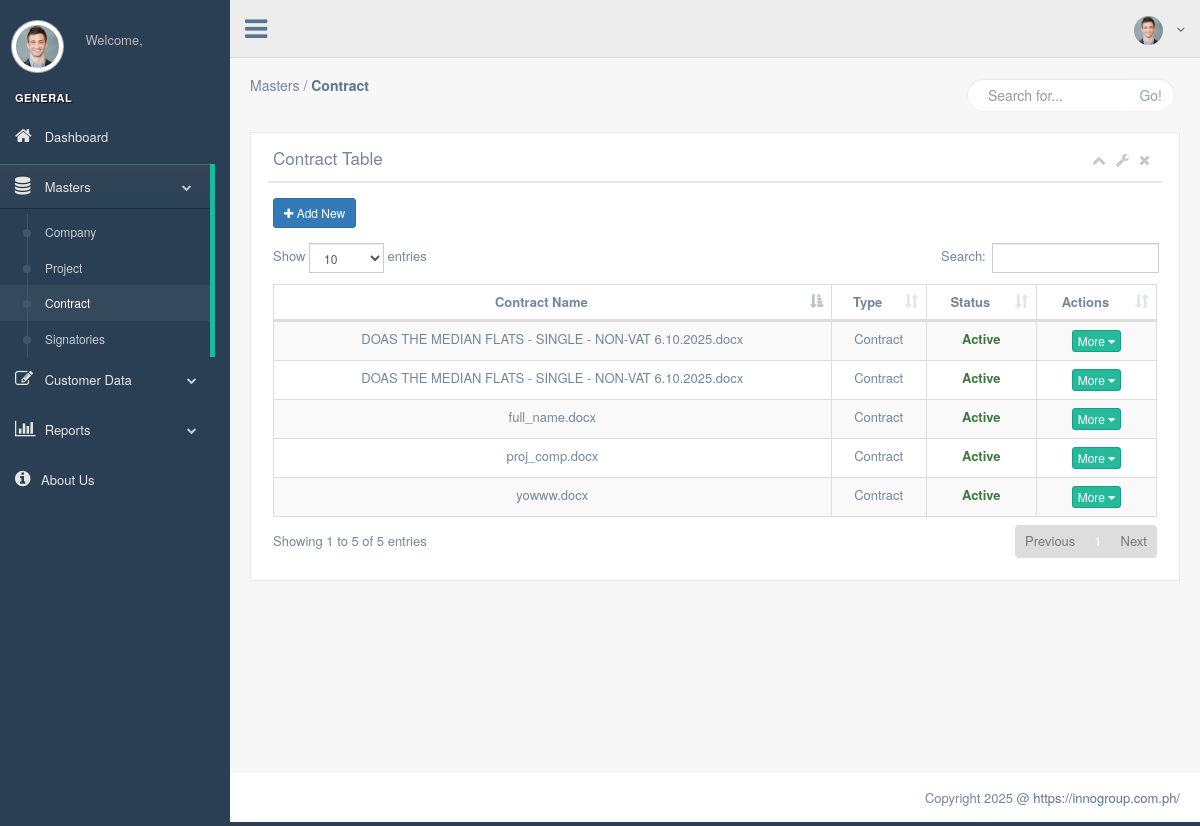
The app's page /production/contract.php (signed in), older data.
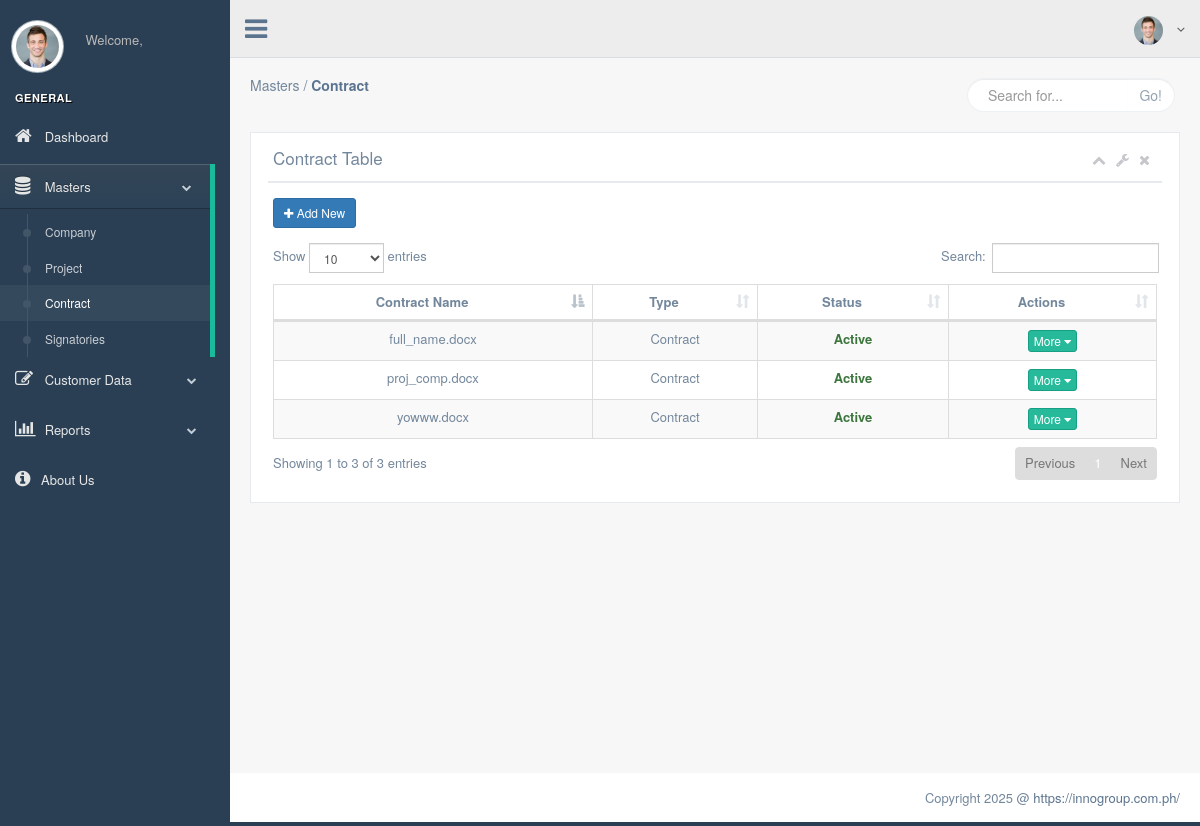
The same page, newer data.
### tables this page shows
CREATE TABLE `contract_files_tbl` (
  `id` int(11) NOT NULL,
  `contract_name` varchar(100) NOT NULL,
  `contract_file` longblob NOT NULL,
  `contract_type_id` int(11) NOT NULL,
  `created_by` int(11) NOT NULL,
  `date_created` varchar(50) NOT NULL,
  `is_active` int(11) NOT NULL
);

CREATE TABLE `contract_type_tbl` (
  `id` int(11) NOT NULL,
  `description` varchar(20) NOT NULL,
  `is_active` int(11) NOT NULL
);

### objects/contract_file.obj.php (called while the page is built, shortened)
<?php
class ContractFile
{
    private $conn;
    public function __construct($db)
    {
        $this->conn = $db;
    }
    public function view_contract_files()
    {
        $sql = "SELECT cf.id, cf.contract_name, cf.contract_file, ct.description, cf.is_active FROM contract_files_tbl cf, contract_type_tbl ct WHERE ct.id = cf.contract_type_id AND cf.is_active =1 ORDER BY cf.date_created DESC";
        $view_contract_file = $this->conn->prepare($sql);
        $view_contract_file->execute();
        return $view_contract_file;
    }
}

### production/contract.php (the view, shortened to what the changed rows need)
<?php
require_once '../objects/contract_file.obj.php';
$database = new Connection();
$db = $database->connect();
?>
<!DOCTYPE html>
<html lang="en">
<head>
  <link href="../vendors/bootstrap/dist/css/bootstrap.min.css" rel="stylesheet">
  <link href="../vendors/font-awesome/css/font-awesome.min.css" rel="stylesheet">
  <link href="https://cdnjs.cloudflare.com/ajax/libs/toastr.js/latest/toastr.min.css" rel="stylesheet" />
  <link href="../vendors/datatables.net-bs/css/dataTables.bootstrap.min.css" rel="stylesheet">
  <link href="../vendors/datatables.net-buttons-bs/css/buttons.bootstrap.min.css" rel="stylesheet">
  <link href="../vendors/datatables.net-fixedheader-bs/css/fixedHeader.bootstrap.min.css" rel="stylesheet">
  <link href="../vendors/datatables.net-responsive-bs/css/responsive.bootstrap.min.css" rel="stylesheet">
  <link href="../vendors/datatables.net-scroller-bs/css/scroller.bootstrap.min.css" rel="stylesheet">
  <link href="../build/css/custom.min.css" rel="stylesheet">
</head>
<body class="nav-md">
  <div class="container body">
    <div class="main_container">
      <div class="right_col" role="main">
        <div class="">
          <div class="row">
            <div class="col-md-12 col-sm-12 col-xs-12">
              <div class="x_panel">
                <div class="x_title">
                  <h2>Contract Table</h2>
                  <ul class="nav navbar-right panel_toolbox">
                  </ul>
                  <div class="clearfix"></div>
                </div>
                <div class="x_content">
                  <div class="btn-group" style="margin-bottom: 15px;">
                    <button type="button" class="btn btn-primary btn-sm" data-toggle="modal" data-target="#addModal"><i class="fa fa-plus"></i> Add New</button>
                  </div>
                  <table id="datatable" class="table table-striped table-bordered">
                    <thead>
                      <tr>
                        <th class="text-center">Contract Name</th>
                        <th class="text-center">Type</th>
                        <th class="text-center">Status</th>
                        <th class="text-center">Actions</th>
                      </tr>
                    </thead>
                    <tbody>
                      <?php
                      $view_contract_file = new ContractFile($db);
                      $view = $view_contract_file->view_contract_files();
                      while ($row = $view->fetch(PDO::FETCH_ASSOC)) {
                        echo '
                        <tr>
                          <td class="text-center">' . htmlspecialchars($row['contract_name']) . '</td>
                          <td class="text-center">' . htmlspecialchars($row['description']) . '</td>
                          <td class="text-center text-success"><strong>' . ($row['is_active'] ? 'Active' : 'Inactive') . '</strong></td>
                          <td class="text-center">
                            <div class="btn-group">
                                <button type="button" class="btn btn-success btn-xs dropdown-toggle" data-toggle="dropdown" aria-haspopup="true" aria-expanded="false">
                                More <span class="fa fa-caret-down"></span>
                                </button>
                              </button>
                              <ul class="dropdown-menu">
                                <li>
                                 <a class="download" href="../controls/download_contract_files.ctrl.php?id=' . htmlspecialchars($row['id']) . '"><i class="fa fa-download"></i> Download</a>
                                </li>
                                <li>
                                  <a class="edit" href="#" data-id="' . $row['id'] . '"><i class="fa fa-edit"></i> Edit</a>
                                </li>
                                <li>
                                  <a class="delete" href="#" data-id="' . $row['id'] . '"><i class="fa fa-trash"></i> Delete</a>
                                </li>
                              </ul>
                            </div>
                          </td>
                        </tr>
                       ';
                      }
                      ?>
                    </tbody>
                  </table>
                </div>
              </div>
            </div>
          </div>
        </div>
      </div>
    </div>
  </div>
</body>
</html>

Row changes from the older to the newer data that the page shows:
no longer on this page (row edited): contract_files_tbl: contract_name "DOAS THE MEDIAN FLATS - SINGLE - NON-VAT 6.10.2025.docx", contract_type_tbl.description "Contract", is_active "Active"
no longer on this page (row edited): contract_files_tbl: contract_name "DOAS THE MEDIAN FLATS - SINGLE - NON-VAT 6.10.2025.docx", contract_type_tbl.description "Contract", is_active "Active"
Text that changed along with them:
text written by a page script: "Show entries Search: Showing 1 to 5 of 5 entries Previous 1 Next" → "Show entries Search: Showing 1 to 3 of 3 entries Previous 1 Next"
